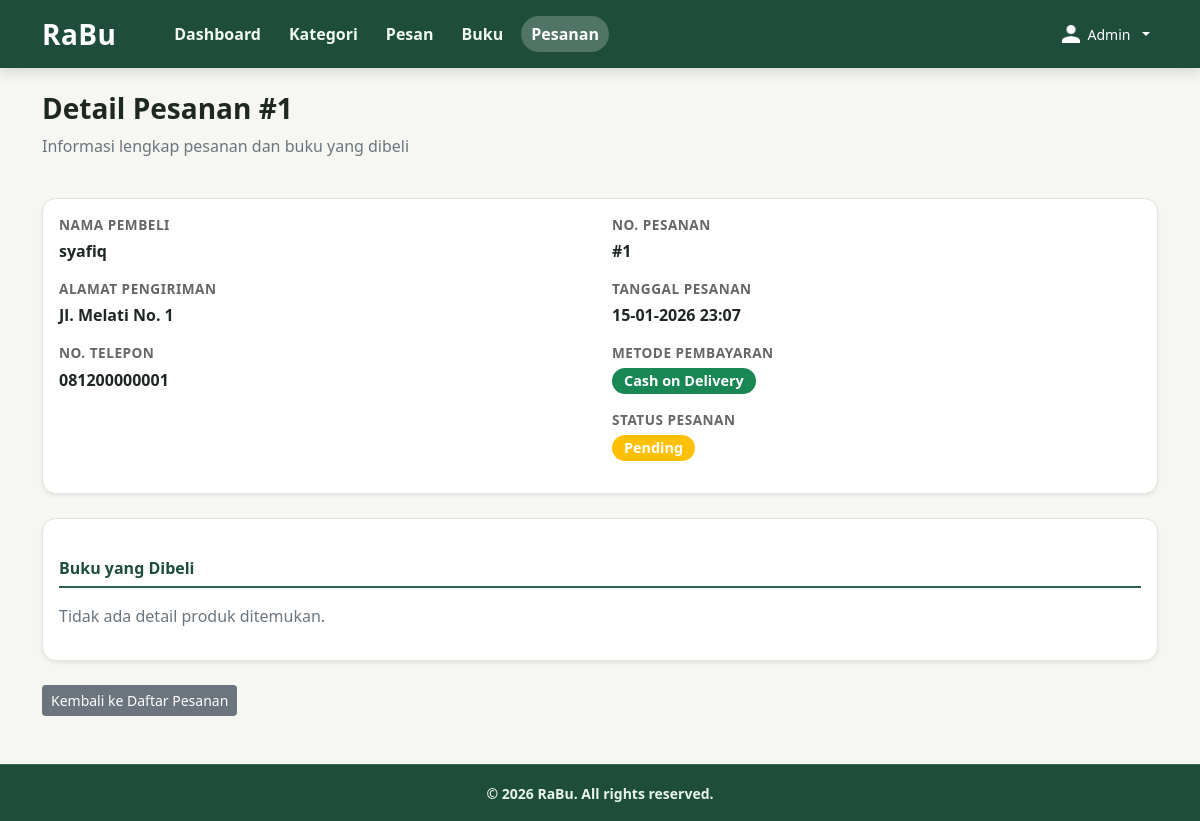
The app's page /adminn/detail_pesanan.php?id=1 (signed in) with its own data.
### tables this page shows
CREATE TABLE IF NOT EXISTS `pesanan` (
  `id_pesanan` int(11) NOT NULL,
  `id_user` int(11) DEFAULT NULL,
  `total` int(11) DEFAULT NULL,
  `metode_pembayaran` enum('COD','TF') DEFAULT 'COD',
  `bukti_pembayaran` varchar(255) DEFAULT NULL,
  `status` enum('pending','diproses','dikirim','selesai','dibatalkan') DEFAULT 'pending',
  `tanggal` datetime DEFAULT current_timestamp()
);

CREATE TABLE IF NOT EXISTS `users` (
  `id_user` int(11) NOT NULL,
  `nama` varchar(100) DEFAULT NULL,
  `no_telp` varchar(20) DEFAULT NULL,
  `alamat` text DEFAULT NULL,
  `email` varchar(100) DEFAULT NULL,
  `password` varchar(255) DEFAULT NULL,
  `role` enum('admin','user') DEFAULT 'user'
);

### adminn/detail_pesanan.php (the view, shortened to what this page needs)
<?php
include '../koneksi.php';
$id_pesanan = (int) $_GET['id'];
$queryPesanan = mysqli_query(
    $conn,
    "SELECT pesanan.*, users.nama, users.alamat, users.no_telp
     FROM pesanan
     JOIN users ON pesanan.id_user = users.id_user
     WHERE pesanan.id_pesanan = '$id_pesanan'
     LIMIT 1"
);
$pesanan = mysqli_fetch_assoc($queryPesanan);
$detailRows = [];
?>
<!DOCTYPE html>
<html lang="id">
<head>
    <link rel="stylesheet" href="../bootstrap/css/bootstrap.min.css">
</head>
<body>
    <nav class="navbar navbar-dark">
        <div class="container">
            <a class="navbar-brand fw-bold text-white" href="dashboard.php">RaBu</a>
            <div class="d-none d-md-flex align-items-center gap-2 fw-semibold nav-links">
                <a href="dashboard.php">Dashboard</a>
                <a href="kategori.php">Kategori</a>
                <a href="pesan.php">Pesan</a>
                <a href="buku.php">Buku</a>
                <a href="pesanan.php" class="active">Pesanan</a>
            </div>
            <div class="d-flex align-items-center gap-2 ms-auto">
                <div class="dropdown">
                    <button class="btn btn-sm dropdown-toggle d-inline-flex align-items-center gap-2 text-white border-0 bg-transparent" type="button" data-bs-toggle="dropdown" aria-expanded="false">
                        <img src="../asset/login.png" alt="Profil" width="18" height="18">
                        <span><?php echo htmlspecialchars($_SESSION['nama'] ?? 'Admin'); ?></span>
                    </button>
                </div>
            </div>
        </div>
    </nav>
    <div class="container py-4">
        <div class="row mb-4">
            <div class="col">
                <h3 class="fw-bold">Detail Pesanan #<?php echo $pesanan['id_pesanan']; ?></h3>
                <p class="text-muted">Informasi lengkap pesanan dan buku yang dibeli</p>
            </div>
        </div>
        <div class="card shadow-sm mb-4">
            <div class="card-body">
                <div class="row">
                    <div class="col-md-6">
                        <div class="label-field">Nama Pembeli</div>
                        <div class="value-field"><?php echo htmlspecialchars($pesanan['nama']); ?></div>
                        <div class="label-field">Alamat Pengiriman</div>
                        <div class="value-field"><?php echo htmlspecialchars($pesanan['alamat']); ?></div>
                        <div class="label-field">No. Telepon</div>
                        <div class="value-field"><?php echo htmlspecialchars($pesanan['no_telp']); ?></div>
                    </div>
                    <div class="col-md-6">
                        <div class="label-field">No. Pesanan</div>
                        <div class="value-field">#<?php echo $pesanan['id_pesanan']; ?></div>
                        <div class="label-field">Tanggal Pesanan</div>
                        <div class="value-field"><?php echo date('d-m-Y H:i', strtotime($pesanan['tanggal'])); ?></div>
                        <div class="label-field">Metode Pembayaran</div>
                        <div class="value-field">
                            <?php
                            $metode = strtoupper((string) ($pesanan['metode_pembayaran'] ?? 'COD'));
                            if ($metode === 'TF') {
                                echo '<span class="badge bg-primary badge-status">Transfer Bank</span>';
                            } else {
                                echo '<span class="badge bg-success badge-status">Cash on Delivery</span>';
                            }
                            ?>
                        </div>
                        <div class="label-field">Status Pesanan</div>
                        <div class="value-field">
                            <?php
                            if ($pesanan['status'] == 'pending') {
                                echo '<span class="badge bg-warning badge-status">Pending</span>';
                            } elseif ($pesanan['status'] == 'diproses') {
                                echo '<span class="badge bg-info text-dark badge-status">Diproses</span>';
                            } elseif ($pesanan['status'] == 'dikirim') {
                                echo '<span class="badge bg-primary badge-status">Dikirim</span>';
                            } elseif ($pesanan['status'] == 'selesai') {
                                echo '<span class="badge bg-success badge-status">Selesai</span>';
                            } elseif ($pesanan['status'] == 'dibatalkan') {
                                echo '<span class="badge bg-danger badge-status">Dibatalkan</span>';
                            } else {
                                echo '<span class="badge bg-secondary badge-status">' . $pesanan['status'] . '</span>';
                            }
                            ?>
                        </div>
                    </div>
                </div>
            </div>
        </div>
        <div class="card shadow-sm mb-4">
            <div class="card-body">
                <h5 class="section-title">Buku yang Dibeli</h5>
                <?php if (count($detailRows) > 0): ?>
                    <div class="table-responsive">
                        <table class="table table-bordered table-hover align-middle">
                            <thead>
                                <tr>
                                    <th>No</th>
                                    <th>Judul Buku</th>
                                    <th class="text-center">Jumlah</th>
                                    <th class="text-end">Harga Satuan</th>
                                    <th class="text-end">Subtotal</th>
                                </tr>
                            </thead>
                            <tbody>
                                <?php
                                $no = 1;
                                $totalKeseluruhan = 0;
                                foreach ($detailRows as $detail) {
                                    $totalKeseluruhan += $detail['subtotal'];
                                    ?>
                                    <tr>
                                        <td><?php echo $no++; ?></td>
                                        <td><?php echo htmlspecialchars($detail['judul']); ?></td>
                                        <td class="text-center"><?php echo $detail['qty']; ?></td>
                                        <td class="text-end">Rp <?php echo number_format($detail['harga']); ?></td>
                                        <td class="text-end fw-bold">Rp <?php echo number_format($detail['subtotal']); ?></td>
                                    </tr>
                                <?php } ?>
                                <tr>
                                    <td colspan="4" class="text-end fw-bold">Total Pembayaran:</td>
                                    <td class="text-end fw-bold" style="font-size: 1.1rem; color: #1f4d3b;">Rp <?php echo number_format($pesanan['total']); ?></td>
                                </tr>
                            </tbody>
                        </table>
                    </div>
                <?php else: ?>
                    <p class="text-muted">Tidak ada detail produk ditemukan.</p>
                <?php endif; ?>
            </div>
        </div>
        <div class="mt-4 mb-4">
            <a href="pesanan.php" class="btn btn-secondary btn-sm">
                Kembali ke Daftar Pesanan
            </a>
        </div>
    </div>
<?php include '../footer.php'; ?>
</body>
</html>

### adminn/detail_pesanan.php (style rules this page uses)
:root { --green-900: #1f4d3b; --green-800: #2b654d; --cream: #f6f7f3; --line: #dde7e0; }
body { background: var(--cream); color: #1f2723; }
.navbar { background: var(--green-900); box-shadow: 0 4px 14px rgba(0, 0, 0, 0.14); }
.navbar-brand { letter-spacing: 0.4px; font-size: 1.75rem; }
.nav-links { margin-left: 2rem; }
.nav-links a { color: #f0f8f3; text-decoration: none; font-weight: 700; padding: 6px 10px; border-radius: 999px; transition: background 0.2s ease; }
.nav-links a.active { background: rgba(255, 255, 255, 0.22); color: #fff; }
.card { border-radius: 14px; border: 1px solid var(--line); }
.label-field { color: #666; font-size: 0.85rem; font-weight: 700; text-transform: uppercase; letter-spacing: 0.5px; margin-bottom: 4px; }
.value-field { font-size: 1rem; font-weight: 600; color: #1f2723; margin-bottom: 16px; }
.section-title { font-size: 1rem; font-weight: 700; color: #1f4d3b; margin-top: 24px; margin-bottom: 16px; padding-bottom: 8px; border-bottom: 2px solid var(--green-800); }
.badge-status { font-size: 0.9rem; padding: 6px 12px; border-radius: 20px; }

### footer.php (style rules this page uses)
html { height: 100%; }
body { display: flex; flex-direction: column; min-height: 100vh; }
body > *:not(.site-footer) { flex: 0 0 auto; }

### records on screen
pesanan: id_pesanan "1", id_user.nama "syafiq", id_user.alamat "Jl. Melati No. 1", id_user.no_telp "081200000001", tanggal "15-01-2026 23:07"

### other values on screen
$_SESSION['nama'] "Admin"
